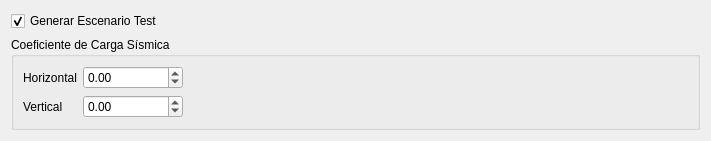
<?xml version="1.0" encoding="UTF-8"?>
<ui version="4.0">
 <class>ScenarioSismicConfigUI</class>
 <widget class="QWidget" name="ScenarioSismicConfigUI">
  <property name="geometry">
   <rect>
    <x>0</x>
    <y>0</y>
    <width>711</width>
    <height>120</height>
   </rect>
  </property>
  <property name="sizePolicy">
   <sizepolicy hsizetype="Preferred" vsizetype="Fixed">
    <horstretch>0</horstretch>
    <verstretch>0</verstretch>
   </sizepolicy>
  </property>
  <property name="windowTitle">
   <string>Form</string>
  </property>
  <layout class="QVBoxLayout" name="verticalLayout">
   <item>
    <widget class="QCheckBox" name="checkBox">
     <property name="text">
      <string>Generar Escenario Test</string>
     </property>
     <property name="checked">
      <bool>true</bool>
     </property>
    </widget>
   </item>
   <item>
    <widget class="QGroupBox" name="groupBox">
     <property name="title">
      <string>Coeficiente de Carga Sísmica</string>
     </property>
     <layout class="QFormLayout" name="formLayout_2">
      <property name="fieldGrowthPolicy">
       <enum>QFormLayout::AllNonFixedFieldsGrow</enum>
      </property>
      <item row="0" column="0">
       <widget class="QLabel" name="label_4">
        <property name="text">
         <string>Horizontal</string>
        </property>
       </widget>
      </item>
      <item row="1" column="0">
       <widget class="QLabel" name="label_5">
        <property name="text">
         <string>Vertical</string>
        </property>
       </widget>
      </item>
      <item row="0" column="1">
       <widget class="QDoubleSpinBox" name="lineEdit_seismic">
        <property name="sizePolicy">
         <sizepolicy hsizetype="Fixed" vsizetype="Fixed">
          <horstretch>0</horstretch>
          <verstretch>0</verstretch>
         </sizepolicy>
        </property>
        <property name="minimumSize">
         <size>
          <width>100</width>
          <height>0</height>
         </size>
        </property>
        <property name="minimum">
         <double>-1000000.000000000000000</double>
        </property>
        <property name="maximum">
         <double>100000000.000000000000000</double>
        </property>
       </widget>
      </item>
      <item row="1" column="1">
       <widget class="QDoubleSpinBox" name="lineEdit_seismicv">
        <property name="sizePolicy">
         <sizepolicy hsizetype="Fixed" vsizetype="Fixed">
          <horstretch>0</horstretch>
          <verstretch>0</verstretch>
         </sizepolicy>
        </property>
        <property name="minimumSize">
         <size>
          <width>100</width>
          <height>0</height>
         </size>
        </property>
        <property name="minimum">
         <double>-1000000.000000000000000</double>
        </property>
        <property name="maximum">
         <double>100000000.000000000000000</double>
        </property>
       </widget>
      </item>
     </layout>
    </widget>
   </item>
  </layout>
 </widget>
 <resources/>
 <connections>
  <connection>
   <sender>checkBox</sender>
   <signal>toggled(bool)</signal>
   <receiver>groupBox</receiver>
   <slot>setEnabled(bool)</slot>
   <hints>
    <hint type="sourcelabel">
     <x>355</x>
     <y>17</y>
    </hint>
    <hint type="destinationlabel">
     <x>355</x>
     <y>71</y>
    </hint>
   </hints>
  </connection>
 </connections>
</ui>
